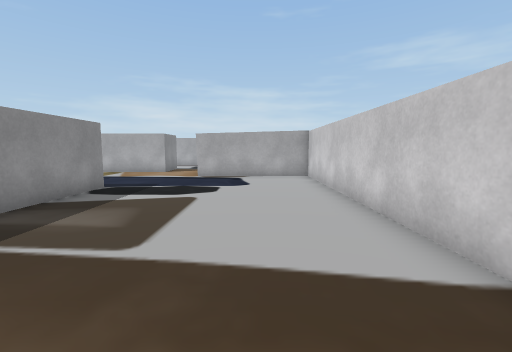
View 1 (above)

24 first-person views from a walk through a Unity game level. The camera is 1.2 m above the floor, tilts 6° down and sees 90° across. The floor is counted in squares, 1 m on a side. Each view is taken from the middle of a square. On the plan, view 1 faces up. The plan holds only what a view shows up to about 12 squares ahead; the rest is blank. Some surface patterns are stand-ins.

View 2
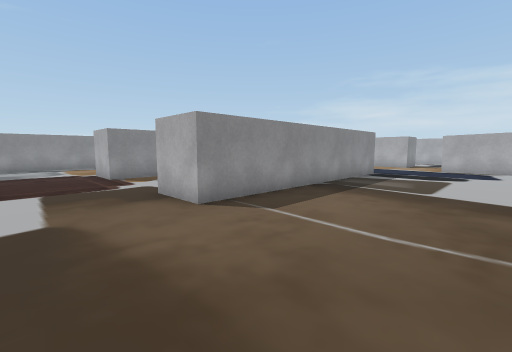

View 3
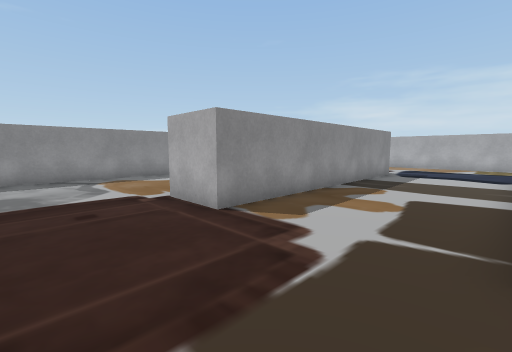

View 4
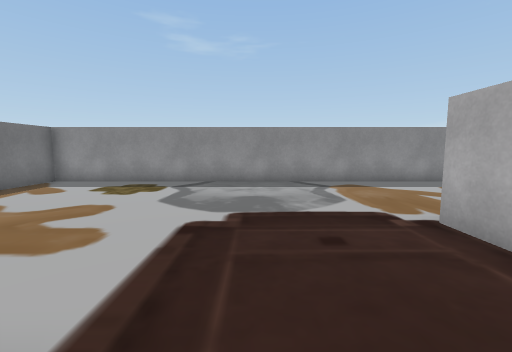

View 5
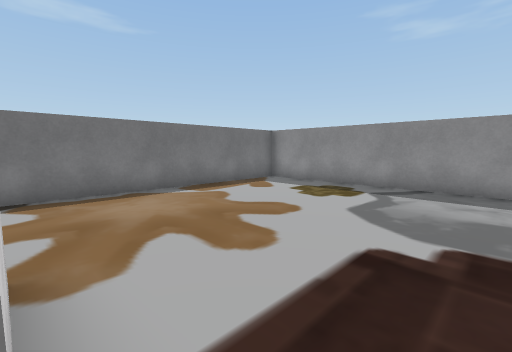

View 6
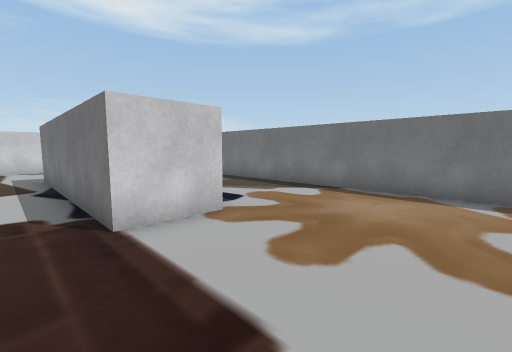

View 7
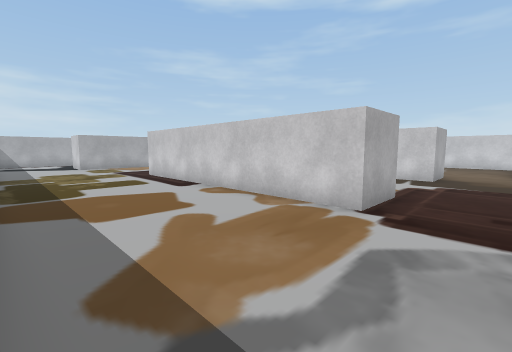

View 8
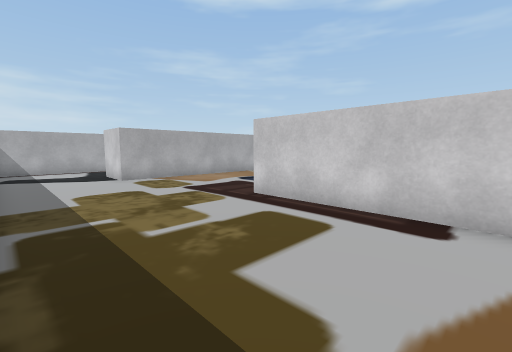

View 9
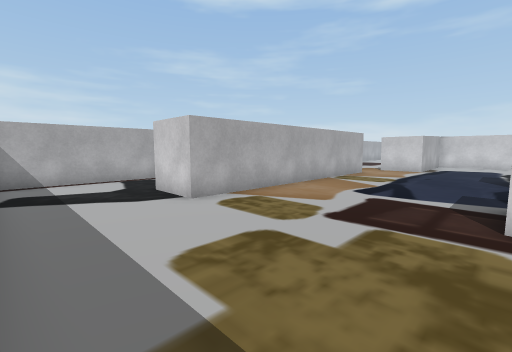

View 10
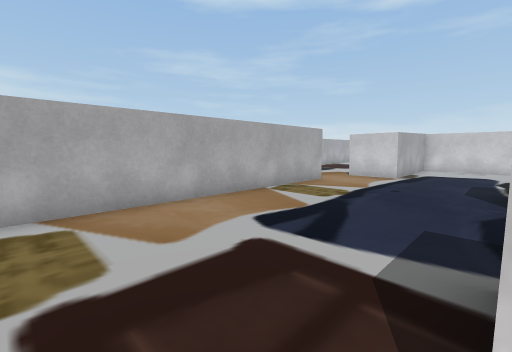

View 11
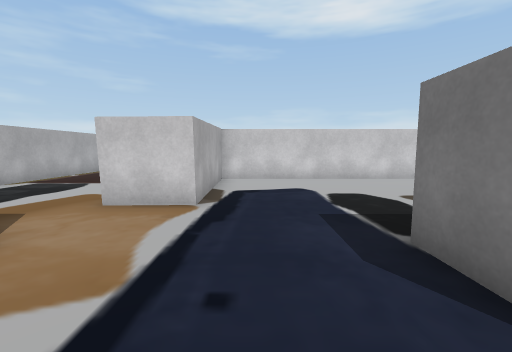

View 12
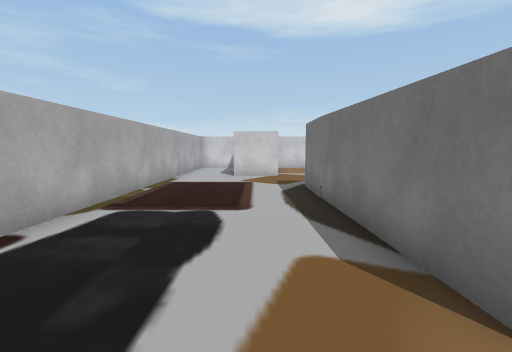

View 13
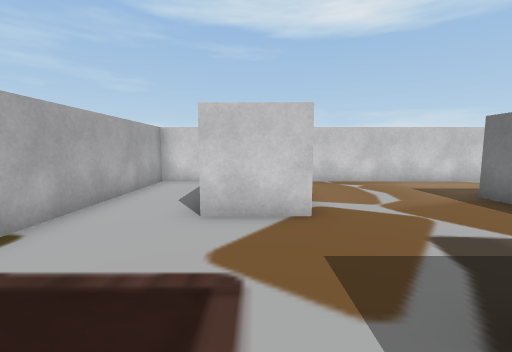

View 14
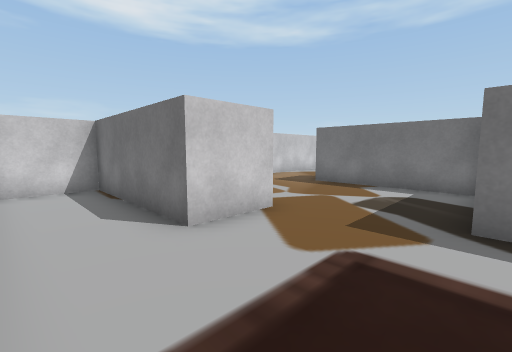

View 15
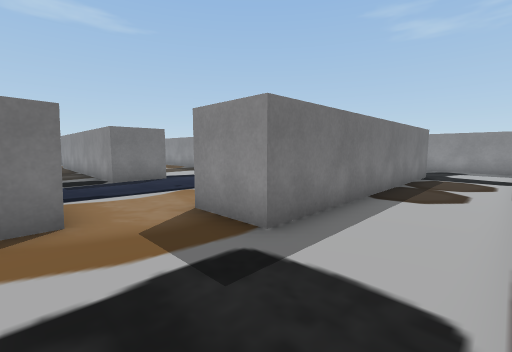

View 16
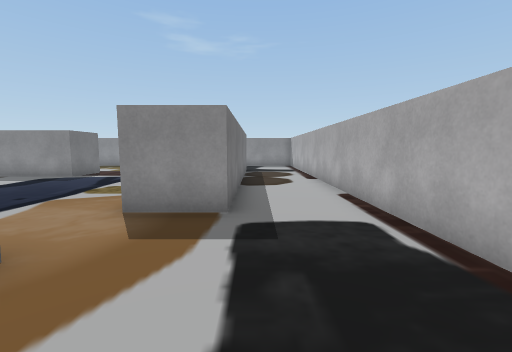

View 17
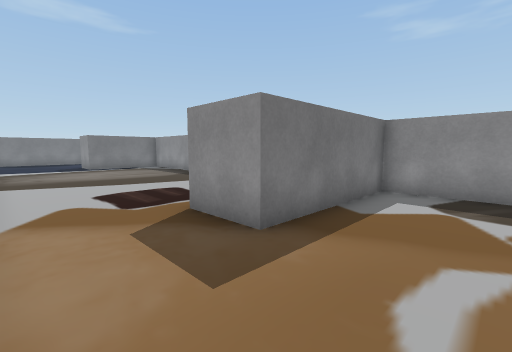

View 18
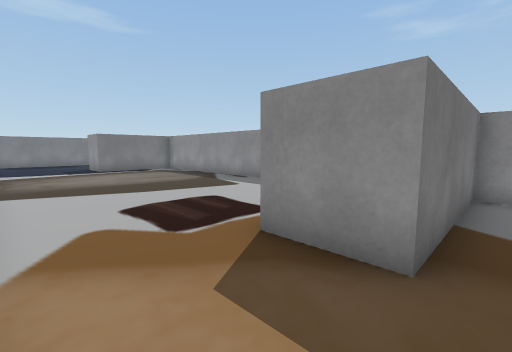

View 19
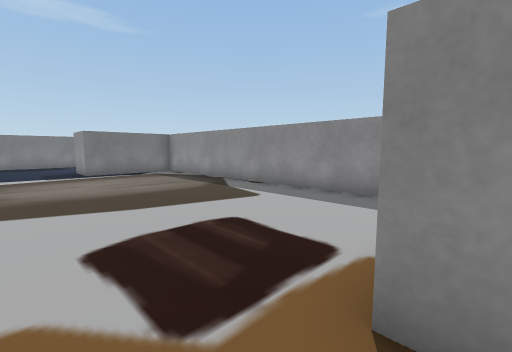

View 20
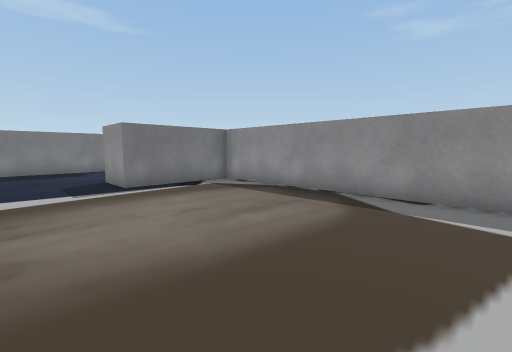

View 21
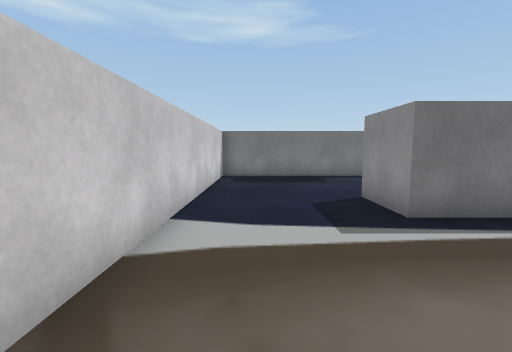

View 22
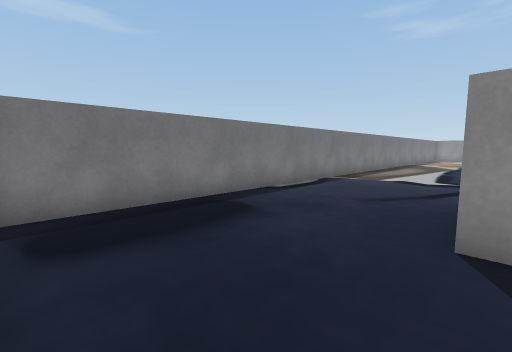

View 23
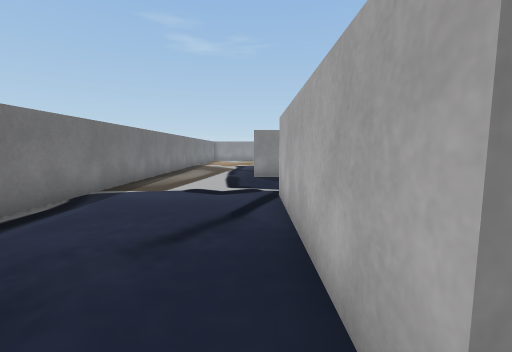

View 24
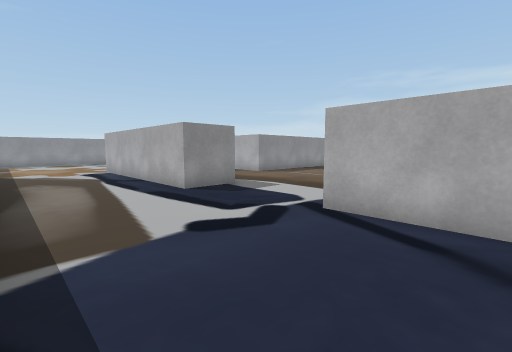

### Floor plan
Points are (right, up) in squares from view 1. A wall is a line through its corners. A room is listed if a view was taken in it or the views show most of it. See-through windows are left out.
Room 1 (views 1, 2, 3, 4, 5, 6, 7, 8, 9, 10, 11, 12, 13, 14, 15, 16, 17, 18, 19, 20, 21, 22, 23, 24)
walls: (2.3, 2.1) (2.3, 11.4) (-2.6, 11.3) (-2.6, 13.3) (4.4, 13.4); (-6.9, 8) (-4.8, 8) (-4.8, -2) (-6.8, -2) (-6.8, -0.8); (4.3, 5.8) (4.3, -5.4) (8.3, -5.4) (8.3, -7.4) (2.2, -7.4); (2.3, -5.9) (2.3, -4.9); (-12.1, 8) (-11.1, 8) (-11.1, -2) (-13.1, -2) (-13.1, 8); (-4.8, 13.5) (-14.8, 13.5) (-14.8, 15.5) (-4.8, 15.5) (-4.8, 13.5); (4.3, 12.1) (4.3, 9.4) (9.3, 9.4) (9.3, 7.4); (-10, -8.1) (-10, -6.1) (-2, -6.1) (-2, -8.1) (-8.2, -8.1); (7.5, 13.9) (7.5, 16) (12.5, 16) (12.5, 18.5) (-0.6, 18.5); (-2.4, 18.5) (-18.1, 18.5); (-18.5, 2) (-18.5, -12.5) (12.5, -12.5) (12.5, -2.4); (12.5, 6.5) (12.5, 13); (-18.5, 18.1) (-18.5, 17.4)

Where each view was taken, in squares from view 1:
view 1: 0 up, 0 right, facing up
view 2: 5 down, 0 right, facing up-left
view 3: 5 down, 7 left, facing up-left
view 4: 5 down, 9 left, facing left
view 5: 5 down, 10 left, facing down-left
view 6: 5 down, 14 left, facing down-right
view 7: 4 down, 18 left, facing up-right
view 8: 3 up, 18 left, facing up-right
view 9: 8 up, 18 left, facing up-right
view 10: 8 up, 14 left, facing up-right
view 11: 10 up, 8 left, facing right
view 12: 15 up, 4 left, facing right
view 13: 15 up, 3 right, facing right
view 14: 18 up, 4 right, facing down-right
view 15: 18 up, 2 left, facing down-left
view 16: 16 up, 0 right, facing left
view 17: 12 up, 12 right, facing down-left
view 18: 10 up, 12 right, facing down-left
view 19: 8 up, 11 right, facing down-left
view 20: 3 up, 11 right, facing down-left
view 21: 1 down, 11 right, facing down
view 22: 7 down, 12 right, facing down-left
view 23: 8 down, 9 right, facing left
view 24: 12 down, 5 right, facing up-left
